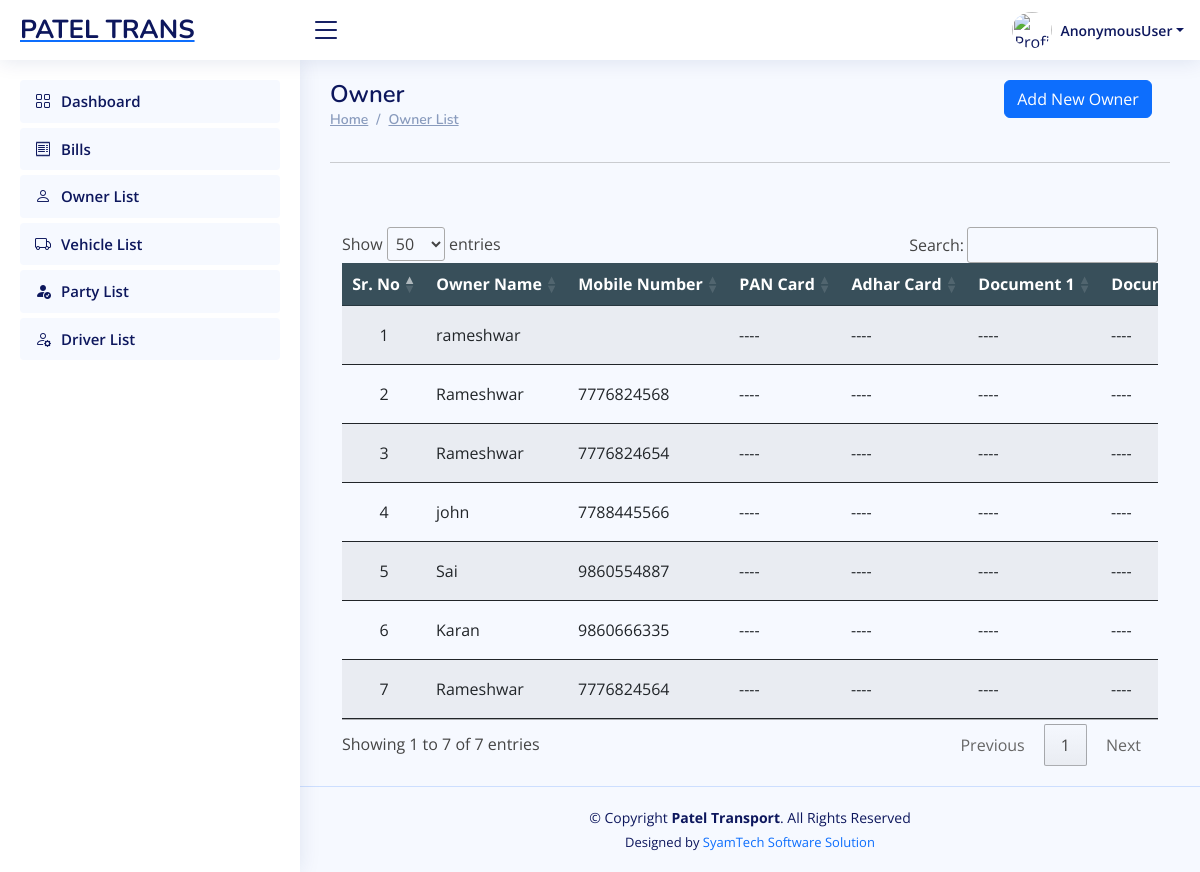
The page /software/owner_list/ on the database its author committed.
### Developer/models.py (models this page shows, shortened)
class VehicleOwner(models.Model):
    business = models.ForeignKey(Business, on_delete=models.CASCADE,null=True, blank=True)
    owner_name = models.CharField(max_length=255)
    owner_mobile_number = models.CharField(max_length=15)
    owner_alternate_mobile_number = models.CharField(max_length=15, null=True, blank=True)
    pan_card = models.FileField(upload_to='vehicle_owner_documents/pan_cards/', null=True, blank=True)
    adhar_card = models.FileField(upload_to='vehicle_owner_documents/adhar_cards/', null=True, blank=True)
    document1 = models.FileField(upload_to='vehicle_owner_documents/other_documents/', null=True, blank=True)
    document2 = models.FileField(upload_to='vehicle_owner_documents/other_documents/', null=True, blank=True)
    created_at = models.DateTimeField(auto_now_add=True)
    updated_at = models.DateTimeField(auto_now=True)

### Software/views.py (the view)
# urls.py: path('owner_list/', owner_list, name='software_owner_list'),
def owner_list(request):
    form=OwnerForm()
    rec=VehicleOwner.objects.select_related().order_by('-id')
    return render(request, 'software_owner_list.html',{'form':form,'rec':rec} )

### Software/forms.py (shortened to what this page needs)
class OwnerForm(forms.ModelForm):
    class Meta:
        model = VehicleOwner
        fields = [
            'owner_name',
            'owner_mobile_number',
            'owner_alternate_mobile_number',
            'pan_card',
            'adhar_card',
            'document1',
            'document2',
        ]

### Software/templates/software_owner_list.html (shortened to what this page needs)
{% extends "software_base.html" %}
{% load crispy_forms_tags %}
{% block content %}
<main id="main" class="main">
    <div class="row">
        <div class="col-sm-6">
            <div class="pagetitle">
                <h1>Owner</h1>
                <nav>
                    <ol class="breadcrumb">
                        <li class="breadcrumb-item"><a href="#">Home</a></li>
                        <li class="breadcrumb-item"><a href="#">Owner List </a></li>
                    </ol>
                </nav>
            </div>
        </div>
        <div class="col-sm-6">
            <div class="container" style="max-width:97%;">
                <div class="text-lg-end text-start">
                    <a href="#" class="btn btn-primary" data-toggle="modal"
                        data-target="#model_create"> Add New Owner</a>
                </div>
            </div>
        </div>
    </div>
    <section class="section dashboard">
<hr>
        <div class="container">
            <div class="row justify-content-center align-items-center">
                <div class="col-sm-12"> <br><br>
                    <div class="row">
                        <div class="container" style=" overflow:scroll;">
                            <table id="driver_table" class="table table-striped "
                                style="overflow:scroll; width:100%;min-width: max-content;">
                                <thead>
                                    <tr style="background-color: rgb(56, 79, 90);">
                                        <th scope="col" class="text-center text-white">Sr. No</th>
                                        <th scope="col" class="text-center text-white">Owner Name</th>
                                        <th scope="col" class="text-center text-white">Mobile Number</th>
                                        <th scope="col" class="text-center text-white">PAN Card</th>
                                        <th scope="col" class="text-center text-white">Adhar Card</th>
                                        <th scope="col" class="text-center text-white">Document 1</th>
                                        <th scope="col" class="text-center text-white">Document 2</th>
                                    </tr>
                                </thead>
                                <tbody>
                                    {% if rec %}
                                    {% for r in rec %}
                                    <tr>
                                        <td class="text-center">{{ forloop.counter }}</td>
                                        <td class="text-left">{{ r.owner_name|default_if_none:"----" }} </td>
                                        <td class="text-left">{{ r.owner_mobile_number|default_if_none:"----"}} </td>
                                        <td class="text-left">{% if r.pan_card %}  <a href="/media/{{r.pan_card }}" download>download</a> {% else %} ---- {% endif %}</td>
                                        <td class="text-left">{% if r.adhar_card %}  <a href="/media/{{r.adhar_card }}" download>download</a> {% else %} ---- {% endif %}</td>
                                        <td class="text-left">{% if r.document1 %}  <a href="/media/{{r.document1 }}" download>download</a> {% else %} ---- {% endif %}</td>
                                        <td class="text-left">{% if r.document2 %}  <a href="/media/{{r.document2 }}" download>download</a> {% else %} ---- {% endif %}</td>
                                    </tr>
                                    {% endfor %}
                                    {% endif %}
                                </tbody>
                            </table>
                        </div>
                    </div>
                </div>
            </div>
        </div>
</main>
{% endblock content %}

### rows shown on the page
VehicleOwner: owner_name "rameshwar"
VehicleOwner: owner_name "Rameshwar", owner_mobile_number "7776824568"
VehicleOwner: owner_name "Rameshwar", owner_mobile_number "7776824654"
VehicleOwner: owner_name "john", owner_mobile_number "7788445566"
VehicleOwner: owner_name "Sai", owner_mobile_number "9860554887"
VehicleOwner: owner_name "Karan", owner_mobile_number "9860666335"
VehicleOwner: owner_name "Rameshwar", owner_mobile_number "7776824564"

### other values the page prints
{{ request.user }} "AnonymousUser"
